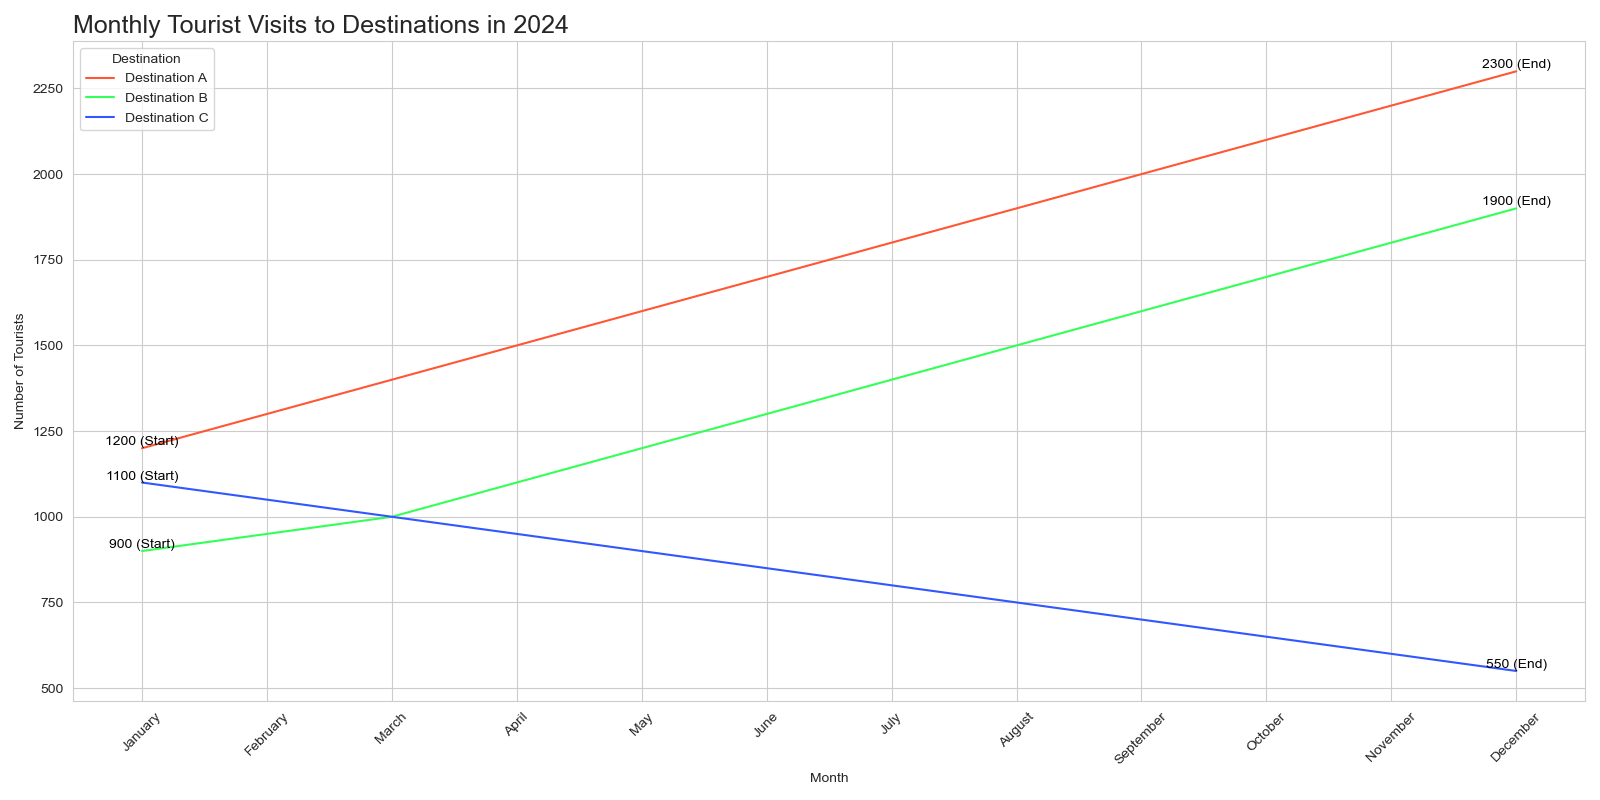

Write the Python code that produced this figure.

import pandas as pd
import seaborn as sns
import matplotlib.pyplot as plt

# Create data
data = {
    'Month': ["January", "February", "March", "April", "May", "June",
              "July", "August", "September", "October", "November", "December"],
    'Destination A': [1200, 1300, 1400, 1500, 1600, 1700, 1800, 1900, 2000, 2100, 2200, 2300],
    'Destination B': [900, 950, 1000, 1100, 1200, 1300, 1400, 1500, 1600, 1700, 1800, 1900],
    'Destination C': [1100, 1050, 1000, 950, 900, 850, 800, 750, 700, 650, 600, 550]
}

# Convert data into DataFrame
df = pd.DataFrame(data)

# Melt the DataFrame
df_melted = df.melt('Month', var_name='Destination', value_name='Tourists')

# Create the line plot
plt.figure(figsize=(16, 8))
sns.lineplot(data=df_melted, x='Month', y='Tourists', hue='Destination',
             palette=['#FF5733', '#33FF57', '#3357FF'])

# Add annotations for the start and end of each line
for destination in ['Destination A', 'Destination B', 'Destination C']:
    plt.text(x=df['Month'][0], y=df[destination][0], s=f"{df[destination][0]} (Start)",
             color='black', ha='center', va='bottom')
    plt.text(x=df['Month'].iloc[-1], y=df[destination].iloc[-1],
             s=f"{df[destination].iloc[-1]} (End)", color='black', ha='center', va='bottom')

plt.title('Monthly Tourist Visits to Destinations in 2024', loc='left', fontsize=18)
plt.xlabel('Month')
plt.ylabel('Number of Tourists')
plt.xticks(rotation=45)
plt.tight_layout()
plt.show()
